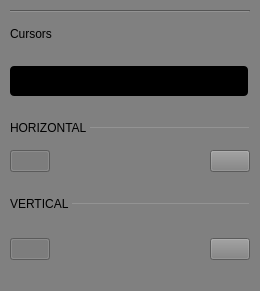
<?xml version="1.0" encoding="UTF-8"?>
<ui version="4.0">
 <class>CursorsSettings</class>
 <widget class="QWidget" name="CursorsSettings">
  <property name="geometry">
   <rect>
    <x>0</x>
    <y>0</y>
    <width>260</width>
    <height>291</height>
   </rect>
  </property>
  <property name="windowTitle">
   <string>Form</string>
  </property>
  <property name="styleSheet">
   <string notr="true">background-color: gray</string>
  </property>
  <layout class="QVBoxLayout" name="verticalLayout">
   <property name="spacing">
    <number>3</number>
   </property>
   <property name="leftMargin">
    <number>10</number>
   </property>
   <property name="topMargin">
    <number>10</number>
   </property>
   <property name="rightMargin">
    <number>10</number>
   </property>
   <property name="bottomMargin">
    <number>10</number>
   </property>
   <item>
    <widget class="QWidget" name="widget" native="true">
     <layout class="QVBoxLayout" name="verticalLayout_8">
      <property name="spacing">
       <number>0</number>
      </property>
      <property name="leftMargin">
       <number>0</number>
      </property>
      <property name="topMargin">
       <number>0</number>
      </property>
      <property name="rightMargin">
       <number>0</number>
      </property>
      <property name="bottomMargin">
       <number>0</number>
      </property>
      <item>
       <widget class="Line" name="line">
        <property name="minimumSize">
         <size>
          <width>240</width>
          <height>2</height>
         </size>
        </property>
        <property name="maximumSize">
         <size>
          <width>280</width>
          <height>2</height>
         </size>
        </property>
        <property name="orientation">
         <enum>Qt::Horizontal</enum>
        </property>
        <property name="blue_line" stdset="0">
         <bool>true</bool>
        </property>
       </widget>
      </item>
      <item>
       <spacer name="verticalSpacer_2">
        <property name="orientation">
         <enum>Qt::Vertical</enum>
        </property>
        <property name="sizeType">
         <enum>QSizePolicy::Fixed</enum>
        </property>
        <property name="sizeHint" stdset="0">
         <size>
          <width>0</width>
          <height>15</height>
         </size>
        </property>
       </spacer>
      </item>
      <item>
       <widget class="QLabel" name="label">
        <property name="sizePolicy">
         <sizepolicy hsizetype="Fixed" vsizetype="Fixed">
          <horstretch>0</horstretch>
          <verstretch>0</verstretch>
         </sizepolicy>
        </property>
        <property name="text">
         <string>Cursors</string>
        </property>
        <property name="general_settings_label" stdset="0">
         <bool>true</bool>
        </property>
       </widget>
      </item>
      <item>
       <layout class="QVBoxLayout" name="verticalLayout_5">
        <property name="spacing">
         <number>0</number>
        </property>
        <property name="sizeConstraint">
         <enum>QLayout::SetDefaultConstraint</enum>
        </property>
        <item>
         <widget class="QWidget" name="widgteBtnNormalTrack" native="true">
          <layout class="QVBoxLayout" name="verticalLayout_6">
           <property name="spacing">
            <number>0</number>
           </property>
           <property name="leftMargin">
            <number>0</number>
           </property>
           <property name="topMargin">
            <number>0</number>
           </property>
           <property name="rightMargin">
            <number>0</number>
           </property>
           <property name="bottomMargin">
            <number>0</number>
           </property>
           <item>
            <spacer name="verticalSpacer_3">
             <property name="orientation">
              <enum>Qt::Vertical</enum>
             </property>
             <property name="sizeType">
              <enum>QSizePolicy::Fixed</enum>
             </property>
             <property name="sizeHint" stdset="0">
              <size>
               <width>10</width>
               <height>25</height>
              </size>
             </property>
            </spacer>
           </item>
           <item>
            <widget class="scopy::CustomSwitch" name="btnNormalTrack">
             <property name="enabled">
              <bool>true</bool>
             </property>
             <property name="sizePolicy">
              <sizepolicy hsizetype="Minimum" vsizetype="Fixed">
               <horstretch>0</horstretch>
               <verstretch>0</verstretch>
              </sizepolicy>
             </property>
             <property name="minimumSize">
              <size>
               <width>238</width>
               <height>30</height>
              </size>
             </property>
             <property name="styleSheet">
              <string notr="true">QPushButton {
min-height: 30px;
max-height: 30px;
min-width: 238px;
max-width: 238px;
background-color: black;
border-radius: 4px;
}

QPushButton:disabled {
background-color: qlineargradient(spread:pad, x1:0.5, y1:0, x2:0.501, y2:0, stop:0 #727273, stop:1 #141416);
}

QWidget#handle {
min-height: 30px;
max-height: 30px;
min-width: 119px;
max-width: 119px;
background-color: #4a64ff;
border-radius: 2px;
}

QWidget#handle:disabled {
background-color: #aaaaaa;
}

QLabel {
margin-top: 6px;
background-color: transparent;
line-height: 19px;
}

QLabel#on {
margin-top: 0px;
min-height:30px;
max-height:30px;
min-width:119px;
max-width:119px;
qproperty-alignment: AlignCenter AlignCenter;
margin-left: 0px;
color: white;
}

QLabel#on:disabled {
color: rgba(255,255,255,102);
}

QLabel#off {
margin-top: 0px;
min-height:30px;
max-height:30px;
min-width:119px;
max-width:119px;
margin-left: 119px;
color: white;
qproperty-alignment: AlignCenter AlignCenter;
}

QLabel#off:disabled {
color: rgba(255,255,255,51);
}
</string>
             </property>
             <property name="text">
              <string/>
             </property>
             <property name="checkable">
              <bool>true</bool>
             </property>
             <property name="checked">
              <bool>true</bool>
             </property>
             <property name="flat">
              <bool>false</bool>
             </property>
             <property name="leftText" stdset="0">
              <string>Normal</string>
             </property>
             <property name="rightText" stdset="0">
              <string>Track</string>
             </property>
             <property name="duration_ms" stdset="0">
              <string>0</string>
             </property>
            </widget>
           </item>
           <item>
            <spacer name="verticalSpacer_7">
             <property name="orientation">
              <enum>Qt::Vertical</enum>
             </property>
             <property name="sizeType">
              <enum>QSizePolicy::Fixed</enum>
             </property>
             <property name="sizeHint" stdset="0">
              <size>
               <width>20</width>
               <height>15</height>
              </size>
             </property>
            </spacer>
           </item>
          </layout>
         </widget>
        </item>
        <item>
         <layout class="QHBoxLayout" name="horizontalLayout_4">
          <property name="topMargin">
           <number>10</number>
          </property>
          <item>
           <widget class="QLabel" name="label_2">
            <property name="sizePolicy">
             <sizepolicy hsizetype="Fixed" vsizetype="Fixed">
              <horstretch>0</horstretch>
              <verstretch>0</verstretch>
             </sizepolicy>
            </property>
            <property name="text">
             <string>HORIZONTAL </string>
            </property>
            <property name="subsection_label" stdset="0">
             <bool>true</bool>
            </property>
           </widget>
          </item>
          <item>
           <widget class="Line" name="line_2">
            <property name="minimumSize">
             <size>
              <width>0</width>
              <height>1</height>
             </size>
            </property>
            <property name="maximumSize">
             <size>
              <width>16777215</width>
              <height>1</height>
             </size>
            </property>
            <property name="orientation">
             <enum>Qt::Horizontal</enum>
            </property>
            <property name="subsection_line" stdset="0">
             <bool>true</bool>
            </property>
           </widget>
          </item>
         </layout>
        </item>
        <item>
         <spacer name="verticalSpacer_10">
          <property name="orientation">
           <enum>Qt::Vertical</enum>
          </property>
          <property name="sizeType">
           <enum>QSizePolicy::Fixed</enum>
          </property>
          <property name="sizeHint" stdset="0">
           <size>
            <width>0</width>
            <height>15</height>
           </size>
          </property>
         </spacer>
        </item>
       </layout>
      </item>
      <item>
       <layout class="QVBoxLayout" name="verticalLayout_3">
        <property name="spacing">
         <number>6</number>
        </property>
        <item>
         <layout class="QHBoxLayout" name="horizontalLayout">
          <property name="topMargin">
           <number>0</number>
          </property>
          <item>
           <widget class="scopy::CustomSwitch" name="hCursorsEnable">
            <property name="checkable">
             <bool>true</bool>
            </property>
            <property name="checked">
             <bool>true</bool>
            </property>
           </widget>
          </item>
          <item>
           <spacer name="horizontalSpacer">
            <property name="orientation">
             <enum>Qt::Horizontal</enum>
            </property>
            <property name="sizeHint" stdset="0">
             <size>
              <width>40</width>
              <height>20</height>
             </size>
            </property>
           </spacer>
          </item>
          <item>
           <widget class="scopy::SmallOnOffSwitch" name="btnLockHorizontal">
            <property name="styleSheet">
             <string notr="true">QPushButton[use_icon=true]</string>
            </property>
            <property name="text">
             <string/>
            </property>
            <property name="checkable">
             <bool>true</bool>
            </property>
           </widget>
          </item>
         </layout>
        </item>
       </layout>
      </item>
      <item>
       <widget class="QWidget" name="widgetVertical" native="true">
        <layout class="QGridLayout" name="gridLayout_2">
         <property name="leftMargin">
          <number>0</number>
         </property>
         <property name="topMargin">
          <number>0</number>
         </property>
         <property name="rightMargin">
          <number>0</number>
         </property>
         <property name="bottomMargin">
          <number>0</number>
         </property>
         <property name="spacing">
          <number>0</number>
         </property>
         <item row="1" column="0">
          <widget class="QLabel" name="label_3">
           <property name="sizePolicy">
            <sizepolicy hsizetype="Fixed" vsizetype="Fixed">
             <horstretch>0</horstretch>
             <verstretch>0</verstretch>
            </sizepolicy>
           </property>
           <property name="text">
            <string>VERTICAL </string>
           </property>
           <property name="subsection_label" stdset="0">
            <bool>true</bool>
           </property>
          </widget>
         </item>
         <item row="2" column="0" colspan="2">
          <spacer name="verticalSpacer_4">
           <property name="orientation">
            <enum>Qt::Vertical</enum>
           </property>
           <property name="sizeType">
            <enum>QSizePolicy::Fixed</enum>
           </property>
           <property name="sizeHint" stdset="0">
            <size>
             <width>0</width>
             <height>15</height>
            </size>
           </property>
          </spacer>
         </item>
         <item row="0" column="0" colspan="2">
          <spacer name="verticalSpacer_5">
           <property name="orientation">
            <enum>Qt::Vertical</enum>
           </property>
           <property name="sizeType">
            <enum>QSizePolicy::Fixed</enum>
           </property>
           <property name="sizeHint" stdset="0">
            <size>
             <width>0</width>
             <height>25</height>
            </size>
           </property>
          </spacer>
         </item>
         <item row="1" column="1">
          <widget class="Line" name="line_3">
           <property name="minimumSize">
            <size>
             <width>0</width>
             <height>1</height>
            </size>
           </property>
           <property name="maximumSize">
            <size>
             <width>16777215</width>
             <height>1</height>
            </size>
           </property>
           <property name="orientation">
            <enum>Qt::Horizontal</enum>
           </property>
           <property name="subsection_line" stdset="0">
            <bool>true</bool>
           </property>
          </widget>
         </item>
        </layout>
       </widget>
      </item>
      <item>
       <widget class="QWidget" name="widgetVerticalBtns" native="true">
        <layout class="QVBoxLayout" name="verticalLayout_4">
         <property name="spacing">
          <number>10</number>
         </property>
         <property name="leftMargin">
          <number>0</number>
         </property>
         <property name="topMargin">
          <number>0</number>
         </property>
         <property name="rightMargin">
          <number>0</number>
         </property>
         <item>
          <layout class="QHBoxLayout" name="horizontalLayout_2">
           <property name="topMargin">
            <number>0</number>
           </property>
           <item>
            <widget class="scopy::CustomSwitch" name="vCursorsEnable">
             <property name="checkable">
              <bool>true</bool>
             </property>
             <property name="checked">
              <bool>true</bool>
             </property>
            </widget>
           </item>
           <item>
            <spacer name="horizontalSpacer_2">
             <property name="orientation">
              <enum>Qt::Horizontal</enum>
             </property>
             <property name="sizeHint" stdset="0">
              <size>
               <width>40</width>
               <height>20</height>
              </size>
             </property>
            </spacer>
           </item>
           <item>
            <widget class="scopy::SmallOnOffSwitch" name="btnLockVertical">
             <property name="styleSheet">
              <string notr="true">QPushButton[use_icon=true]</string>
             </property>
             <property name="text">
              <string/>
             </property>
             <property name="checkable">
              <bool>true</bool>
             </property>
            </widget>
           </item>
          </layout>
         </item>
        </layout>
       </widget>
      </item>
     </layout>
    </widget>
   </item>
  </layout>
 </widget>
 <customwidgets>
  <customwidget>
   <class>scopy::CustomSwitch</class>
   <extends>QPushButton</extends>
   <header>customSwitch.h</header>
  </customwidget>
  <customwidget>
   <class>scopy::SmallOnOffSwitch</class>
   <extends>QPushButton</extends>
   <header>gui/smallOnOffSwitch.h</header>
  </customwidget>
 </customwidgets>
 <resources/>
 <connections/>
</ui>
